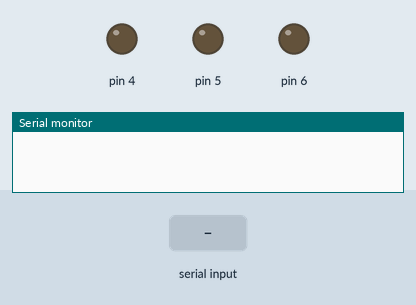
The sketch below on a simulated Arduino Uno, built with avr-gcc and run on an emulated ATmega328P. On the bench: output pins drawn as LEDs (lit = HIGH), the last lines printed to the serial monitor. The inputs (shaded band) are chosen by the test bench.

Above: at 1.2 s.
1.3 s: "1" received over Serial
At 1.9 s:
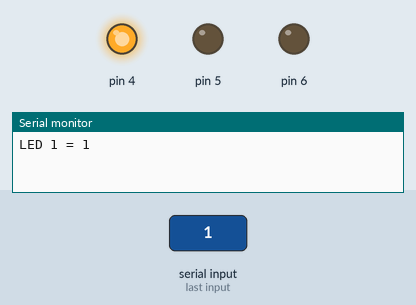
2.8 s: "2" received over Serial
At 3.1 s:
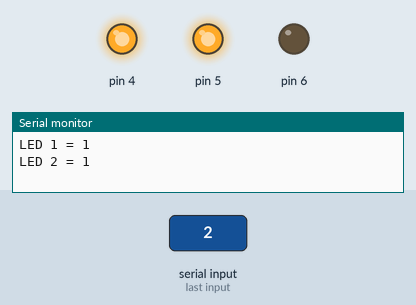
4.3 s: "3" received over Serial
At 5.4 s:
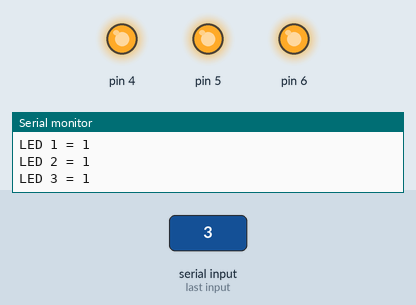
5.8 s: "1" received over Serial
At 6.6 s:
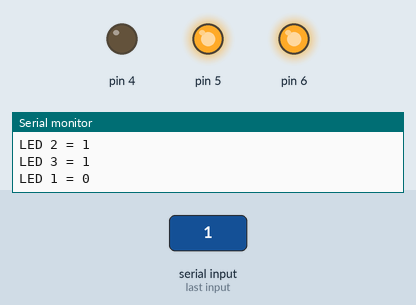
7.3 s: "2" received over Serial
At 7.7 s:
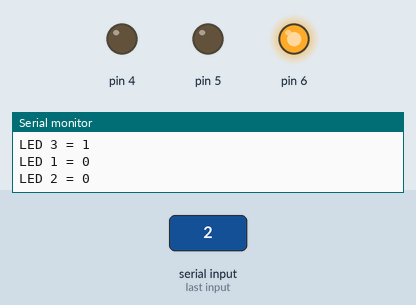
Timing chart, 0 to 9.8 s (numbered marks = the images above; inputs shaded):
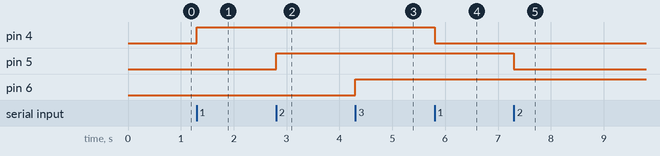

The sketch:

2_Serial_communication.ino
```cpp
int led1 = LOW;
int led2 = LOW;
int led3 = LOW;

void setup() {
  Serial.begin(9600);
  pinMode(4, OUTPUT);
  pinMode(5, OUTPUT);
  pinMode(6, OUTPUT);
}

void loop() {
  if(Serial.available()) {
    char received = Serial.read();
    if(received == '1') {
      led1 = !led1;
      digitalWrite(4, led1);
      Serial.print("LED 1 = ");
      Serial.println(led1);
    } else if(received == '2') {
      led2 = !led2;
      digitalWrite(5, led2);
      Serial.print("LED 2 = ");
      Serial.println(led2);
    } else if(received == '3') {
      led3 = !led3;
      digitalWrite(6, led3);
      Serial.print("LED 3 = ");
      Serial.println(led3);
    }
  }
}
```

Measured:
- after the input at 1.3 s, pin 4: LOW → HIGH at once
- after the input at 2.8 s, pin 5: LOW → HIGH at once
- after the input at 4.3 s, pin 6: LOW → HIGH at once
- after the input at 5.8 s, pin 4: HIGH → LOW at once
- after the input at 7.3 s, pin 5: HIGH → LOW at once
